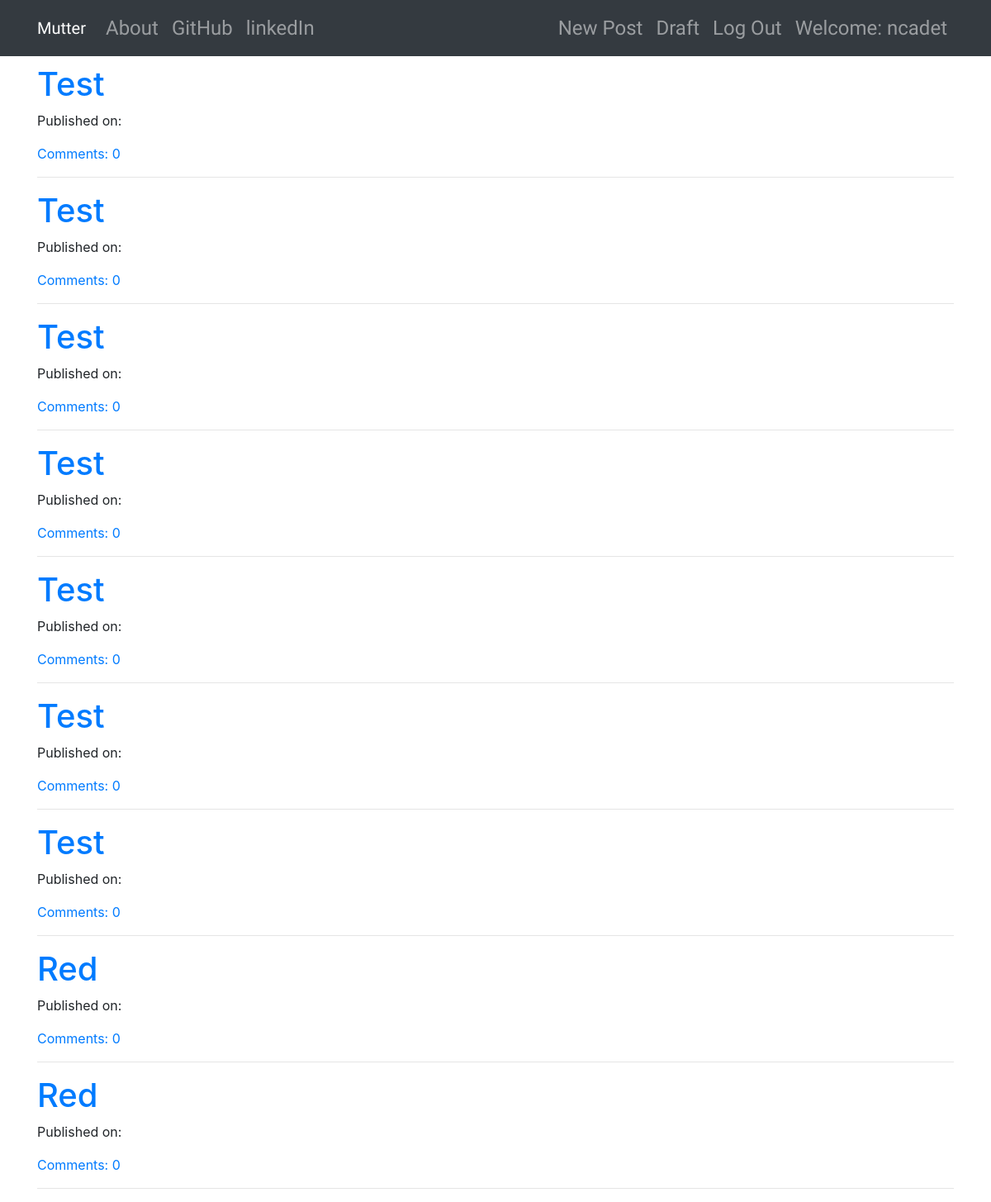
Page /drafts/ (signed in) on the committed database.
### blog/models.py (models this page shows, shortened)
class Post(models.Model):
    author = models.ForeignKey('auth.User', on_delete=models.CASCADE)
    title = models.CharField(max_length=200)
    text = models.TextField()
    create_date = models.DateTimeField(default=timezone.now)
    published_date = models.DateTimeField(blank=True, null=True)
    def approve_comments(self):
        return self.comments.filter(approved_comment=True)

### blog/views.py (the view)
# urls.py: path('drafts/', views.DraftListView.as_view(), name='post_draft_list'),
class DraftListView(LoginRequiredMixin, ListView):
    login_url = '/login'
    redirect_field_name = 'blog/post_list.html'
    model = Post
    def get_queryset(self):
        return Post.objects.filter(published_date__isnull=True).order_by('create_date')

### blog/templates/blog/post_list.html
{% extends "blog/base.html" %}
{% block body_block %}
    <div class="centerstage">
        {% for post in post_list %}
        <div class="post">
            <h1 class="loader"><a href="{% url 'post_detail' pk=post.pk %}">{{ post.title }}</a></h1>
            <div class="date">
                <p>Published on: {{ post.published_date|date:"d M Y" }}</p>
            </div>
            <a href="{% url 'post_detail' pk=post.pk %}">Comments: {{post.approve_comments.count }} </a>
        </div>
        <hr>
        {% empty %}
        <h1>No post yet!</h1>
        {% endfor %}
    </div>
{% endblock %}

### blog/templates/blog/base.html (shortened to what this page needs)
<!DOCTYPE html>
{% load staticfiles %}
<html lang="en">
<head>
    <link rel="stylesheet" href="https://stackpath.bootstrapcdn.com/bootstrap/4.4.1/css/bootstrap.min.css">
    <link rel="stylesheet" href="//cdn.jsdelivr.net/npm/medium-editor@latest/dist/css/medium-editor.min.css" type="text/css" media="screen" charset="utf-8">
    <link rel="stylesheet" href="{% static 'css/blog.css' %}">
</head>
<body>
    <nav class="navbar navbar-expand-lg navbar-dark bg-dark techfont custom-navbar">
        <div class="container">
            <a class="navbar-brand" href="{% url 'post_list' %}">Mutter</a>
            <ul class="nav navbar-nav mr-auto">
                <li class="nav-item"><a class="nav-link" href="{% url 'about' %}">About</a></li>
                <li class="nav-item"><a class="nav-link" href="https://www.github.com">GitHub</a></li class="nav-item">
                <li class="nav-item"><a class="nav-link" href="https://www.linkedin.com">linkedIn</a></li>
            </ul>
            <ul class="nav navbar-nav ml-auto">
                {% if user.is_authenticated %}
                <li class="nav-item">
                    <a class="nav-link" href="{% url 'post_new' %}">New Post</a class="nav-link">
                </li>
                <li class="nav-item">
                    <a class="nav-link" href="{% url 'post_draft_list' %}">Draft</a class="nav-link">
                </li>
                <li class="nav-item">
                    <a class="nav-link" href="{% url 'logout' %}">Log Out</a class="nav-link">
                </li>
                <li class="nav-item">
                    <a class="nav-link" href="#">Welcome: {{user.username}}</a class="nav-link">
                </li>
                {% endif %}
            </ul>
        </div>
    </nav>
    <div class="content container">
        <div class="row">
            <div class="col-md-8 col-lg-12">
                <div class="blog_posts">
                    {% block body_block %}
                    {% endblock %}
                </div>
            </div>
        </div>
    </div>
</body>
</html>

### blog/static/css/blog.css (style rules this page uses)
.techfont { font-family: 'Russo One', sans-serif; font-size: 1.5em; margin-bottom: 10px; }
.centerstage { margin-left: auto; margin-right: auto; }
.loader { filter:hue-rotate(0deg); color:linear-gradient(45deg,#0f8,#08f); animation:hue 10000ms infinite linear; }

### rows in the picture
Post: title "Test", approve_comments.count "0"
Post: title "Test", approve_comments.count "0"
Post: title "Test", approve_comments.count "0"
Post: title "Test", approve_comments.count "0"
Post: title "Test", approve_comments.count "0"
Post: title "Test", approve_comments.count "0"
Post: title "Test", approve_comments.count "0"
Post: title "Red", approve_comments.count "0"
Post: title "Red", approve_comments.count "0"

### other values in the picture
{{ user.username }} "ncadet"
